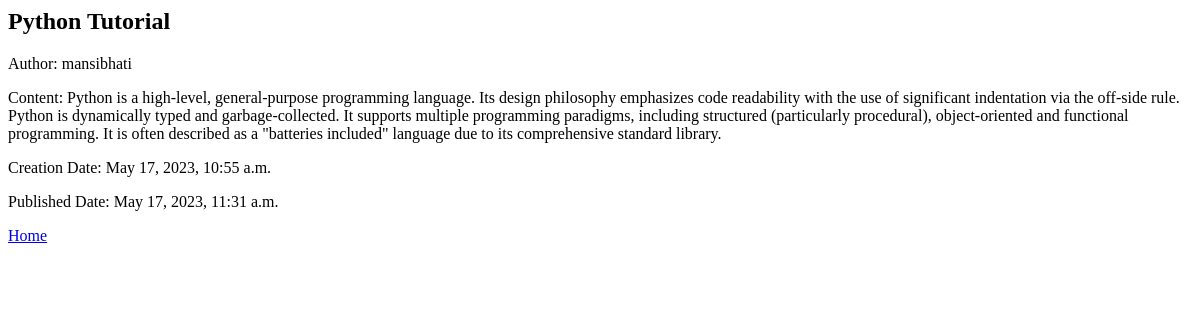
Before: /post/1/ with the older database file.
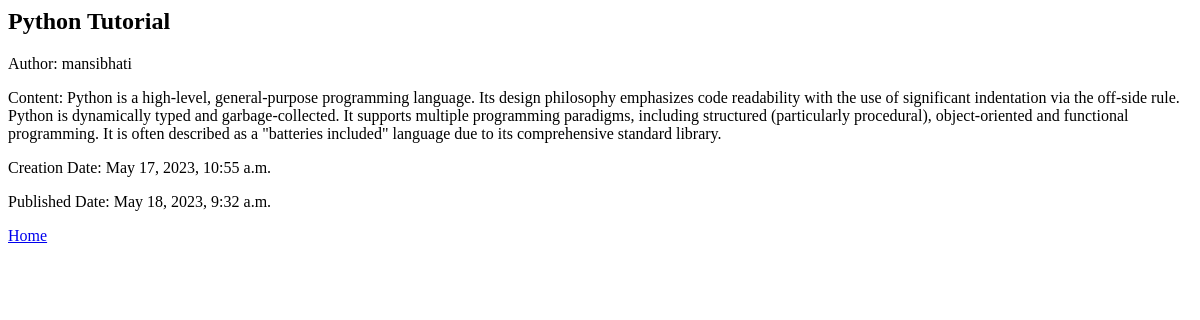
After: the same page with the newer database file.
### myapp/models.py (models this page shows, shortened)
class Post(models.Model):
    STATUS_CHOICES = (
        ('draft', 'Draft'),
        ('publish', 'Published'),
    )
    id = models.AutoField(primary_key=True)
    title = models.CharField(max_length=255)
    author = models.ForeignKey(User, on_delete=models.CASCADE)
    content = models.TextField()
    creation_date = models.DateTimeField(auto_now_add=True)
    published_date = models.DateTimeField(null=True, blank=True)
    status = models.CharField(max_length=10, choices=STATUS_CHOICES, default='draft')
    a = models.CharField(max_length=250,null=True)
    delete_url = models.URLField(blank=True)

### myapp/views.py (the view)
# urls.py: path('post/<int:pk>/', views.post_detail, name='post_detail'),
def post_detail(request, pk):
    post = get_object_or_404(Post,pk=pk)
    return render(request, 'post_detail.html', {'post': post})

### templates/post_detail.html
<h2>{{ post.title }}</h2>
<p>Author: {{ post.author }}</p>
<p>Content: {{ post.content }}</p>
<p>Creation Date: {{ post.creation_date }}</p>
{% if post.published_date %}
<p>Published Date: {{ post.published_date }}</p>
{% else %}
<p>Status: Draft</p>
{% endif %}
<a href="{% url 'home' %}">Home</a>

Changed rows visible on the page:
changed Post "Python Tutorial": published_date "May 17, 2023, 11:31 a.m." → "May 18, 2023, 9:32 a.m."
